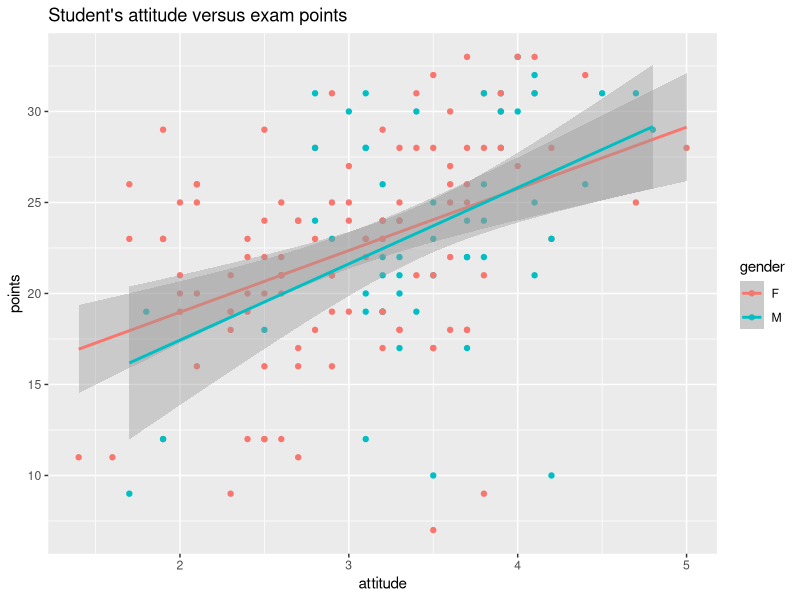
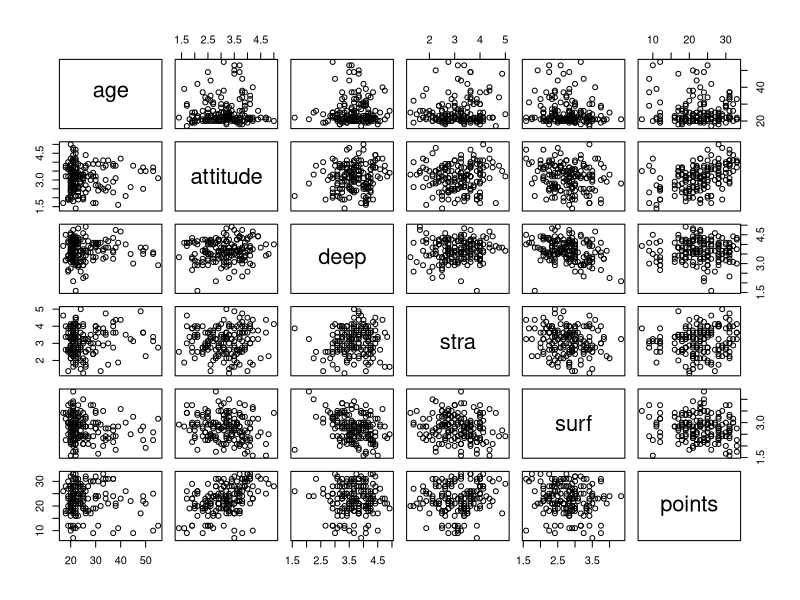
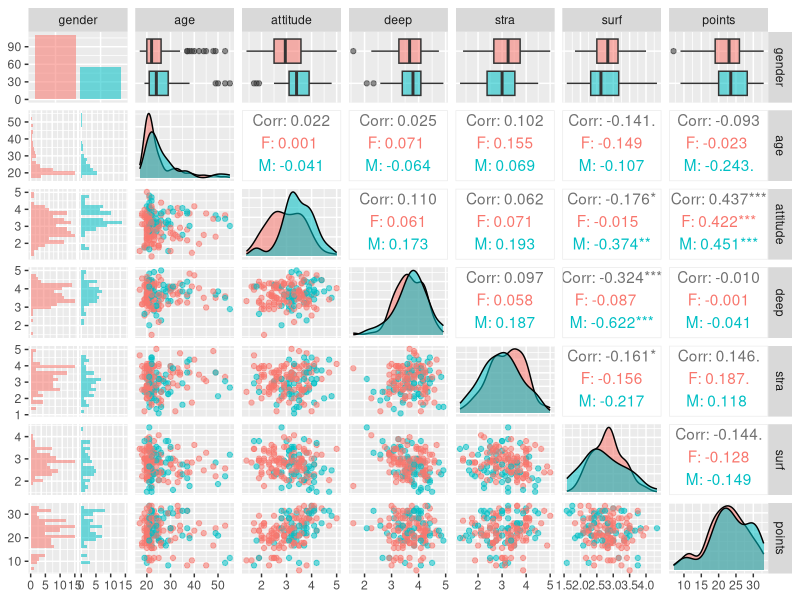

These figures' R source, in order:
## ---- chunk 1
learning2014 <- read.table("data/learning2014.tsv", sep = "\t")
str(learning2014)
## ---- chunk 2
library(ggplot2)

# initialize plot with data and aesthetic mapping
p1 <- ggplot(learning2014, aes(x = attitude, y = points, col = gender))

# define the visualization type (points)
p2 <- p1 + geom_point()

# add a regression line
p3 <- p2 + geom_smooth(method = "lm")

# add a main title and draw the plot
p4 <- p3 + ggtitle("Student's attitude versus exam points")

# draw the plot
p4
## ---- chunk 3
pairs(learning2014[-1])
## ---- chunk 4
library(GGally)
library(ggplot2)

# create a more advanced plot matrix with ggpairs()
p <- ggpairs(learning2014, mapping = aes(col = gender, alpha = .3), lower = list(combo = wrap("facethist", bins = 20)))

# draw the plot
p
